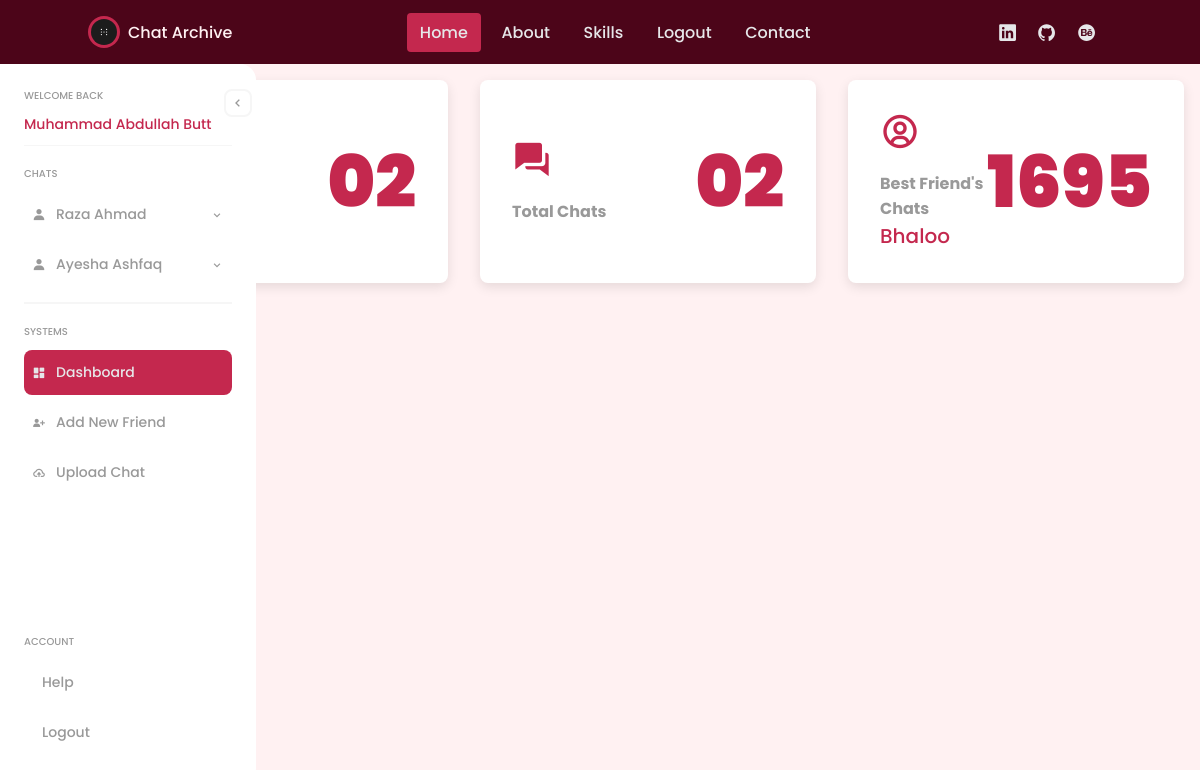
Page /dashboard/ (signed in) on the earlier database version.
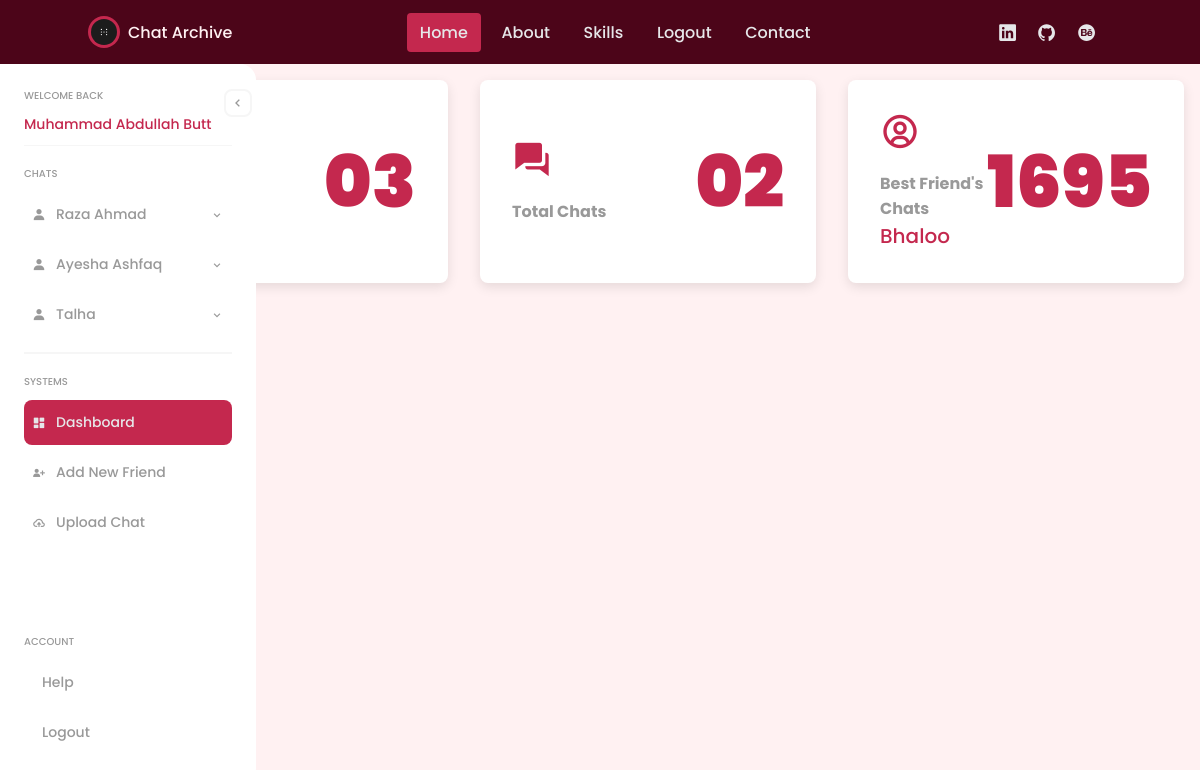
Same page on the later database version.
### archivehandler/models.py (models this page shows, shortened)
class Friend(models.Model):
    name = models.CharField(max_length=200)
    display_name = models.CharField(max_length=200)
    user = models.ForeignKey(User, on_delete=models.CASCADE, related_name='friends')
    slug = models.SlugField(unique=True, max_length=255)
    class Meta:
        unique_together = ('user', 'slug')

### archivehandler/views.py (the view)
# urls.py: path('dashboard/', views.dashboard, name='dashboard'),
@login_required
def dashboard(request):
    total_friends_count = str(Friend.objects.filter(user=request.user).count()).zfill(2)
    total_chats_count = str(Chat.objects.filter(friend__user=request.user).count()).zfill(2)
    friend_with_max_messages = Friend.objects.filter(chats__friend__user=request.user) \
                                           .annotate(num_messages=Count('chats__messages')) \
                                           .order_by('-num_messages', 'id') \
                                           .first()
    friends_chats = get_friends_chats(request)
    context = {
        'total_friends_count': total_friends_count,
        'total_chats_count': total_chats_count,
        'friend_with_max_messages': friend_with_max_messages,
        'friends_chats': friends_chats,
    }
    return render(request, "dashboard.html", context)

### archivehandler/views.py (called while the page is built)
def get_friends_chats(request):
    friends = Friend.objects.filter(user=request.user)
    friends_chats = {}
    for friend in friends:
        chats = Chat.objects.filter(friend=friend)
        friends_chats[friend] = chats
    return friends_chats

### templates/dashboard.html (shortened to what this page needs)
{% extends "framer.html" %}
{% load static %}
{% block framer_content %}
<div class="framer-div dashboard-hero-container">
    <div class="dashboard-hero-card">
        <div class="dashboard-hero-content">
            <h3>Total Friends</h3>
        </div>
        <h1 class="dashboard-count">{{total_friends_count}}</h1>
    </div>
    <div class="dashboard-hero-card">
        <div class="dashboard-hero-content">
            <i class='bx bxs-conversation' ></i>
            <h3>Total Chats</h3>
        </div>
        <h1 class="dashboard-count">{{total_chats_count}}</h1>
    </div>
    <div class="dashboard-hero-card">
        <div class="dashboard-hero-content">
            <i class='bx bx-user-circle'></i>
            <h3>Best Friend's Chats</h3>
            <p> {{ friend_with_max_messages.display_name }}</p>
        </div>
        <h1 class="dashboard-count">{{ friend_with_max_messages.num_messages }}</h1>
    </div>
</div>
{% endblock framer_content %}

### templates/sidebar.html (shortened to what this page needs)
{% load static %}
<div class="sidebar">
    <div class="menu-btn">
        <i class='bx bx-chevron-left'></i>
    </div>
    <div class="head">
        <div class="user-details">
            <p class="title">Welcome Back</p>
            <p class="name">{{user.first_name}}</p>
        </div>
    </div>
    <div class="nav">
        <div class="menu">
            <p class="title">Chats</p>
            <ul>
                {% for friend, chats in friends_chats.items %}
                <li>
                    <a href="#">
                    <i class='bx bxs-user'></i>
                    <span class="text">{{ friend.name }}</span>
                    <i class='bx bx-chevron-down arrow'></i>
                    </a>
                </li>
                {% endfor %}
            </ul>
        </div>
        <div class="menu">
            <p class="title">Systems</p>
            <ul>
                <li class="{% if request.path == '/dashboard/' %}active{% endif %}">
                    <a href="{% url "dashboard" %}">
                    <i class='bx bxs-dashboard' ></i>
                    <span class="text">Dashboard</span>
                    </a>
                </li>
                <li class="{% if request.path == '/add_friend/' %}active{% endif %}">
                    <a href="{% url "add_friend" %}">
                        <i class='bx bxs-user-plus'></i>
                        <span class="text">Add New Friend</span>
                    </a>
                </li>
                <li class="{% if request.path == '/upload_chat/' %}active{% endif %}">
                    <a href="{% url "upload_chat" %}">
                        <i class='bx bx-cloud-upload'></i>
                        <span class="text">Upload Chat</span>
                    </a>
                </li>
            </ul>
        </div>
    </div>
    <div class="menu">
      <p class="title">Account</p>
      <ul>
        <li>
          <a href="#">
            <span class="text">Help</span>
          </a>
        </li>
        <li>
          <a href="#">
            <span class="text">Logout</span>
          </a>
        </li>
      </ul>
    </div>
</div>

Differences in the rows shown:
added Friend: name "Talha"
Other differences:
{{ total_friends_count }}: "02" → "03"
